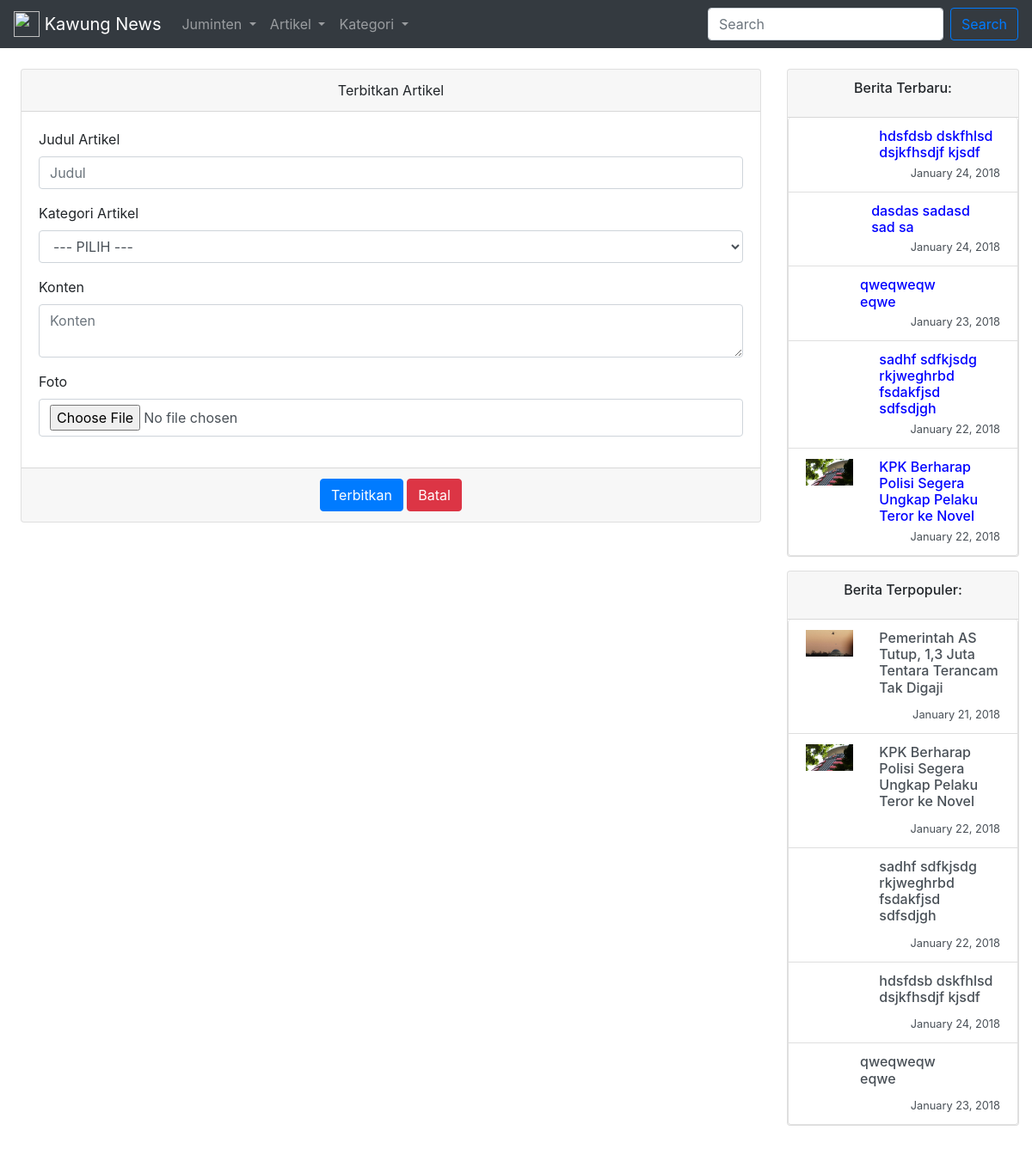
The page /artikel/create.php (signed in) on the database its author committed.
### tables this page shows
CREATE TABLE `users` (
  `id` int(11) UNSIGNED NOT NULL,
  `name` varchar(191) NOT NULL,
  `email` varchar(191) NOT NULL,
  `password` varchar(191) NOT NULL,
  `remember_token` varchar(100) DEFAULT NULL,
  `role` bit(1) NOT NULL DEFAULT b'0',
  `created_at` timestamp NULL DEFAULT CURRENT_TIMESTAMP,
  `updated_at` timestamp NULL DEFAULT CURRENT_TIMESTAMP ON UPDATE CURRENT_TIMESTAMP
);

CREATE TABLE `artikel` (
  `id` int(11) NOT NULL,
  `user_id` int(11) UNSIGNED NOT NULL,
  `kategori_id` int(11) DEFAULT NULL,
  `judul` varchar(200) NOT NULL,
  `konten` longtext NOT NULL,
  `image` text,
  `reader` int(11) DEFAULT '0',
  `created_at` datetime NOT NULL DEFAULT CURRENT_TIMESTAMP,
  `updated_at` datetime NOT NULL DEFAULT CURRENT_TIMESTAMP ON UPDATE CURRENT_TIMESTAMP,
  `deleted_at` datetime DEFAULT NULL
);

### config/init.php (called while the page is built, shortened)
<?php
    $base_url = 'http://localhost/kawung-news/';
    require_once '../functions/connection.php';
    require_once '../functions/control.php';
    require_once '../functions/artikel.php';
    require_once '../functions/auth.php';
    if(isset($_SESSION['email'])) {
        $email = $_SESSION['email'];
        $user = mysqli_fetch_object(get_user($email));
    }

### functions/auth.php (called while the page is built, shortened)
<?php
    function get_user($email){
        $query = "SELECT * FROM users WHERE email = '$email'";
        return result($query);
    }

### functions/control.php (called while the page is built, shortened)
<?php
    function result($query){
        global $connection;
        if($result = mysqli_query($connection, $query) or die('gagal menampilkan data')){
            return $result;
        }
    }

### functions/artikel.php (called while the page is built, shortened)
<?php
    function new_article($limit){
        $query  = "SELECT artikel.id, artikel.judul, artikel.konten, artikel.image, artikel.created_at, users.name, kategori.keterangan AS kategori FROM artikel INNER JOIN users ON artikel.user_id = users.id LEFT JOIN kategori ON artikel.kategori_id = kategori.id ORDER BY artikel.created_at DESC LIMIT $limit";
        return result($query);
    }
    function favorite($limit){
        $query  = "SELECT artikel.id, artikel.judul, artikel.konten, artikel.image, artikel.created_at, users.name, kategori.keterangan AS kategori FROM artikel INNER JOIN users ON artikel.user_id = users.id LEFT JOIN kategori ON artikel.kategori_id = kategori.id ORDER BY artikel.reader DESC LIMIT $limit";
        return result($query);
    }

### artikel/create.php (the view, shortened to what this page needs)
<?php
    require_once '../config/init.php';
?>
<!doctype html>
<html>
    <head>
        <link rel="stylesheet" href="../assets/bootstrap/css/bootstrap.min.css">
        <link rel="stylesheet" href="../assets/css/custom.css">
    </head>
    <body>
        <?php require_once '../layouts/navigation.php'; ?>
        <div class="container-fluid">
          <div class="row pt-4">
            <div class="col-md-9 col-xs-12 pl-4">
                <div class="card">
                    <div class="card-header text-center">
                        Terbitkan Artikel
                    </div>
                    <form action="" method="post" enctype="multipart/form-data">
                        <div class="card-body">
                            <div class="form-group">
                                <label for="judul">Judul Artikel</label>
                                <input type="text" name="judul" class="form-control" id="judul" placeholder="Judul">
                            </div>
                            <div class="form-group">
                                <label for="kategori">Kategori Artikel</label>
                                <select class="form-control" name="kategori" id="kategori">
                                    <option>--- PILIH ---</option>
                                </select>
                            </div>
                            <div class="form-group">
                                <label for="konten">Konten</label>
                                <textarea class="form-control" name="konten" id="konten" placeholder="Konten"></textarea>
                            </div>
                            <div class="form-group">
                                <label for="gambar">Foto</label>
                                <input type="file" class="form-control" name="gambar" id="gambar">
                            </div>
                        </div>
                        <div class="card-footer text-muted text-center">
                            <button type="submit" name="submit" class="btn btn-primary">Terbitkan</button>
                            <a href="index.php" class="btn btn-danger">Batal</a>
                        </div>
                    </form>
                </div>
            </div>
            <?php require_once '../layouts/sidebar.php'; ?>
          </div>
        </div>
    </body>
</html>

### layouts/navigation.php (shortened to what this page needs)
<nav class="navbar navbar-expand-lg navbar-dark bg-dark">
  <a class="navbar-brand" href="<?php echo $base_url; ?>artikel/index.php">
    <img src="" width="30" height="30" class="d-inline-block align-top" alt="">
    Kawung News
  </a>
  <div class="collapse navbar-collapse" id="navbarSupportedContent">
    <ul class="navbar-nav mr-auto">
      <li class="nav-item dropdown">
        <a class="nav-link dropdown-toggle" href="#" id="navbarDropdown" role="button" data-toggle="dropdown" aria-haspopup="true" aria-expanded="false">
          <?php
            if(isset($_SESSION['email'])) {
              echo ucwords($user->name);
            } else {
              echo 'Auth';
            }
          ?>
        </a>
      </li>
      <li class="nav-item dropdown">
        <a class="nav-link dropdown-toggle" href="#" id="navbarDropdown" role="button" data-toggle="dropdown" aria-haspopup="true" aria-expanded="false">
          Artikel
        </a>
      </li>
      <li class="nav-item dropdown">
        <a class="nav-link dropdown-toggle" href="#" id="navbarDropdown" role="button" data-toggle="dropdown" aria-haspopup="true" aria-expanded="false">
          Kategori
        </a>
      </li>
    </ul>
    <form action="../artikel/index.php" method="get" class="form-inline my-2 my-lg-0">
      <input class="form-control mr-sm-2" type="search" name="cari" placeholder="Search" aria-label="Search">
      <button class="btn btn-outline-primary my-2 my-sm-0" type="submit">Search</button>
    </form>
  </div>
</nav>

### layouts/sidebar.php
<?php
    require_once '../config/init.php';
    $newArticles = new_article(5);
    $favoriteArticles = favorite(5);
?>
<div class="col-md-3 col-xs-12">
    <div class="card mb-3">
        <div class="card-header text-center">
            <h6 class="card-title">Berita Terbaru:</h6>
        </div>
        <div class="list-group">
            <?php while($item = mysqli_fetch_object($newArticles)) { ?>
                <a href="show.php?id=<?php echo $item->id; ?>" class="list-group-item list-group-item-action flex-column">
                    <div class="d-flex w-100 justify-content-between">
                        <div class="row">
                            <div class="col-4">
                                <img src="../assets/images/<?php echo $item->image; ?>" alt="" class="w-100">
                            </div>
                            <div class="col-8">
                                <h6 class="mb-1" style="color: blue;">
                                    <?php echo $item->judul; ?>
                                </h6>
                            </div>
                        </div>
                    </div>
                    <small class="float-right">
                        <?php
                            $date = date_create($item->created_at);
                            echo date_format($date, 'F j, Y');
                        ?>
                    </small>
                </a>
            <?php } ?>
        </div>
    </div>
    <div class="card mb-5">
        <div class="card-header text-center">
            <h6 class="card-title">Berita Terpopuler:</h6>
        </div>
        <div class="list-group">
            <?php while($item = mysqli_fetch_object($favoriteArticles)) { ?>
                <a href="show.php?id=<?php echo $item->id; ?>" class="list-group-item list-group-item-action flex-column">
                    <div class="d-flex w-100 justify-content-between">
                        <div class="row mb-2">
                            <div class="col-4">
                                <img src="../assets/images/<?php echo $item->image; ?>" alt="" class="w-100">
                            </div>
                            <div class="col-8">
                                <h6 class="mb-1">
                                    <?php echo $item->judul; ?>
                                </h6>
                            </div>
                        </div>
                    </div>
                    <small class="float-right">
                        <?php
                            $date = date_create($item->created_at);
                            echo date_format($date, 'F j, Y');
                        ?>
                    </small>
                </a>
            <?php } ?>
        </div>
    </div>
</div>

### rows shown on the page
users: name "Juminten"
artikel: judul "hdsfdsb dskfhlsd dsjkfhsdjf kjsdf", created_at "January 24, 2018"
artikel: judul "dasdas sadasd sad sa", created_at "January 24, 2018"
artikel: judul "qweqweqweqwe", created_at "January 23, 2018"
artikel: judul "sadhf sdfkjsdg rkjweghrbd fsdakfjsd sdfsdjgh", created_at "January 22, 2018"
artikel: image (picture), judul "KPK Berharap Polisi Segera Ungkap Pelaku Teror ke Novel", created_at "January 22, 2018"
artikel: image (picture), judul "Pemerintah AS Tutup, 1,3 Juta Tentara Terancam Tak Digaji", created_at "January 21, 2018"
